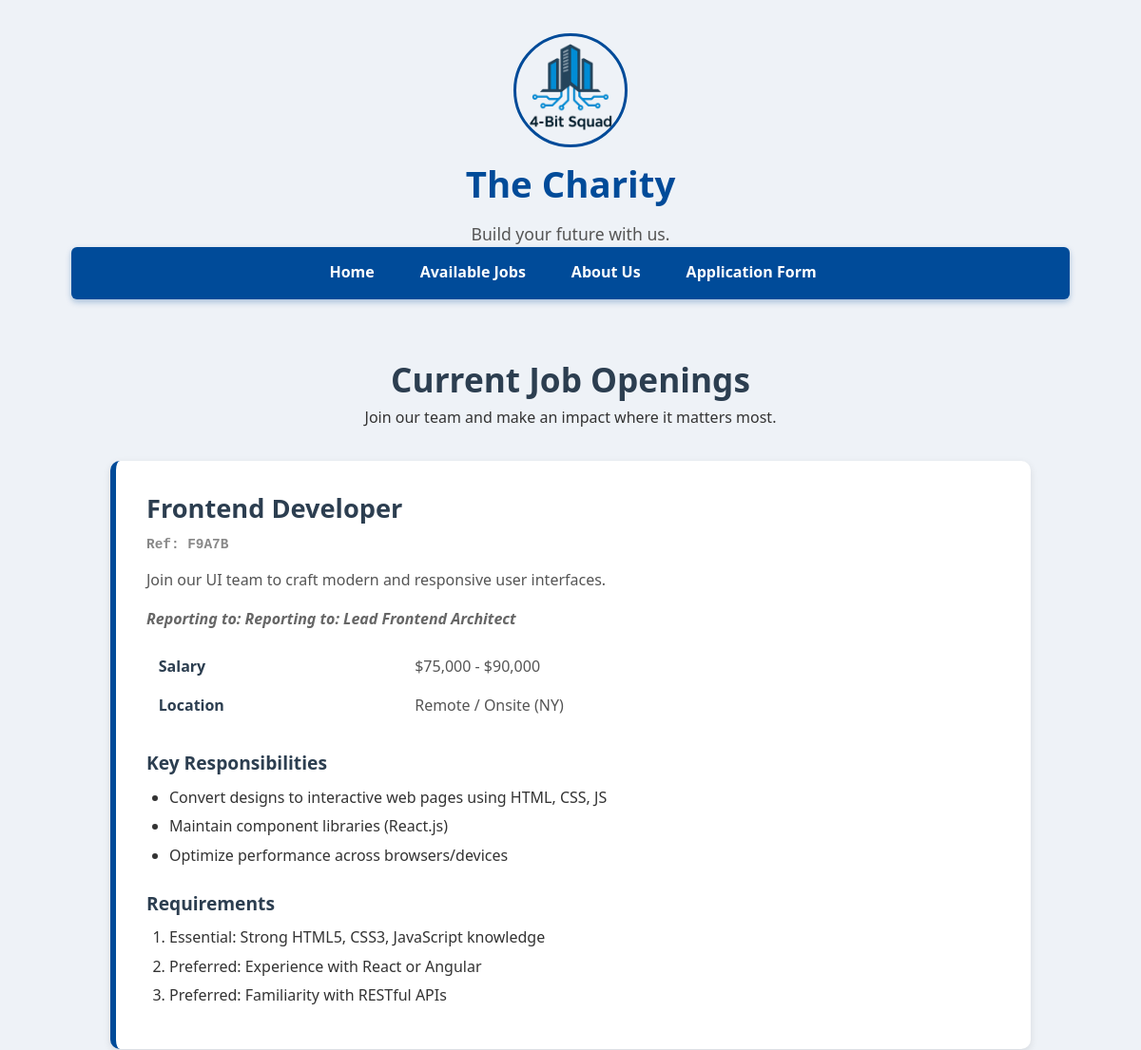
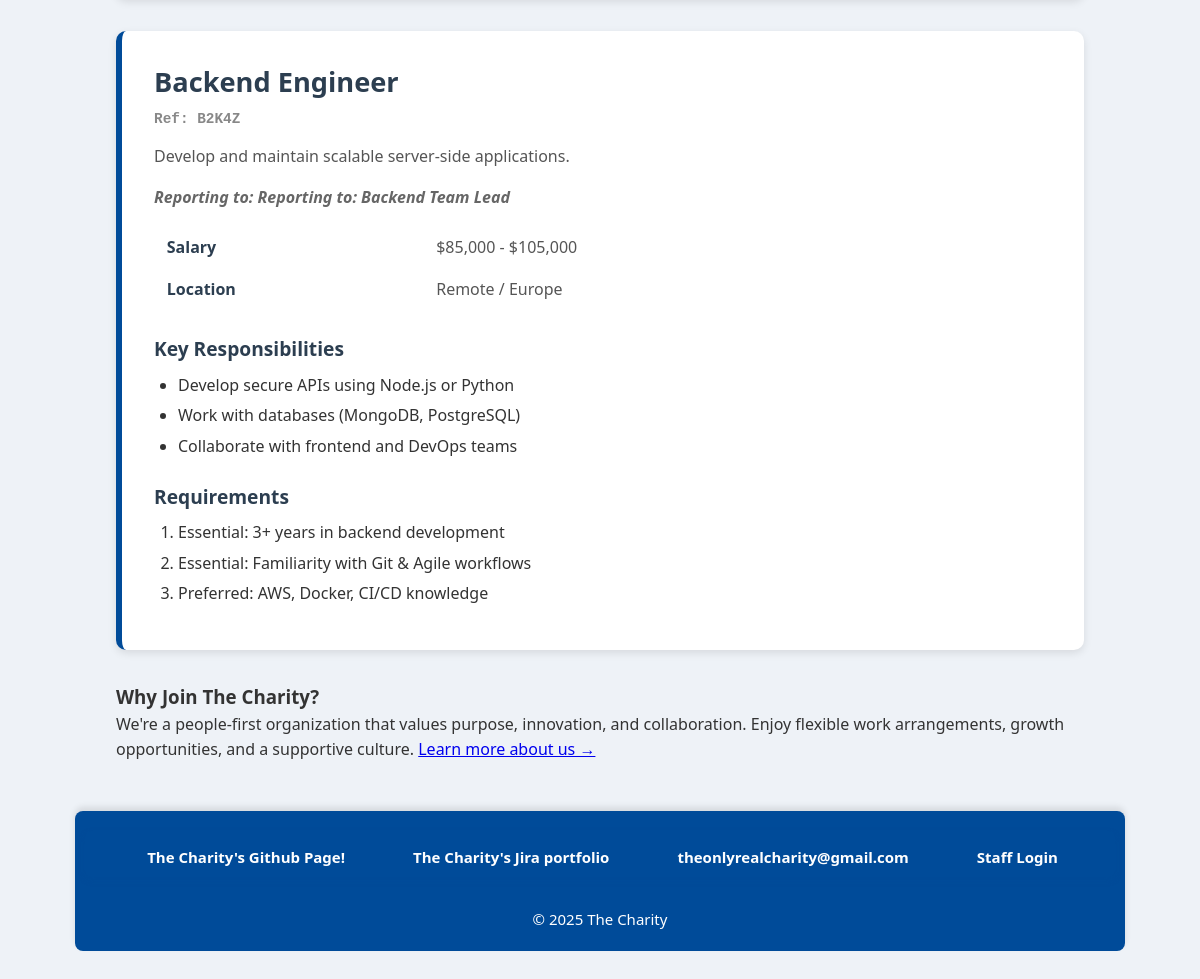
/jobs.php, run on the app's committed database (2 pictures, top to bottom).
### tables this page shows
CREATE TABLE `jobs` (
  `job_id` int(11) NOT NULL,
  `title` varchar(255) NOT NULL,
  `job_reference` varchar(20) NOT NULL,
  `short_desc` text NOT NULL,
  `reporting_line` varchar(255) DEFAULT NULL,
  `salary` varchar(50) DEFAULT NULL,
  `location` varchar(100) DEFAULT NULL,
  `responsibilities` text DEFAULT NULL,
  `requirements` text DEFAULT NULL
);

### jobs.php (the view, shortened to what this page needs)
<?php
require_once 'settings.php';
$sql = "SELECT * FROM jobs ORDER BY job_id ASC";
$result = $conn->query($sql);
require_once 'header.inc';
?>
<div class="jobs-container">
    <div class="page-title">
        <h1>Current Job Openings</h1>
        <p>Join our team and make an impact where it matters most.</p>
    </div>
    <?php while ($job = $result->fetch_assoc()): ?>
        <section class="job-posting">
            <h2><?= htmlspecialchars($job['title']); ?></h2>
            <div class="ref-number">Ref: <?= htmlspecialchars($job['job_reference']); ?></div>
            <p class="short-desc"><?= htmlspecialchars($job['short_desc']); ?></p>
            <p class="reporting-line">Reporting to: <?= htmlspecialchars($job['reporting_line']); ?></p>
            <table>
                <tr>
                    <th>Salary</th>
                    <td><?= htmlspecialchars($job['salary']); ?></td>
                </tr>
                <tr>
                    <th>Location</th>
                    <td><?= htmlspecialchars($job['location']); ?></td>
                </tr>
            </table>
            <h3>Key Responsibilities</h3>
            <ul>
                <?php foreach (explode("\n", trim($job['responsibilities'])) as $resp): ?>
                    <?php if (trim($resp) !== ''): ?>
                        <li><?= htmlspecialchars($resp); ?></li>
                    <?php endif; ?>
                <?php endforeach; ?>
            </ul>
            <h3>Requirements</h3>
            <ol>
                <?php foreach (explode("\n", trim($job['requirements'])) as $req): ?>
                    <?php if (trim($req) !== ''): ?>
                        <li><?= htmlspecialchars($req); ?></li>
                    <?php endif; ?>
                <?php endforeach; ?>
            </ol>
        </section>
    <?php endwhile; ?>
    <aside>
        <h3>Why Join The Charity?</h3>
        <p>
            We're a people-first organization that values purpose, innovation, and collaboration.
            Enjoy flexible work arrangements, growth opportunities, and a supportive culture.
            <a href="about.php">Learn more about us →</a>
        </p>
    </aside>
</div>
<?php
require_once 'footer.inc';
?>

### styles/project.css (style rules this page uses)
:root { --main-blue: #004b99; --jobs-primary-blue: #2c3e50; --login-primary-blue: #5563de; }
* { box-sizing: border-box; font-family: 'Segoe UI', Tahoma, Geneva, Verdana, sans-serif; margin: 0; padding: 0; }
body { background: #eef2f7; color: #333; line-height: 1.6; max-width: 90%; margin: 20px auto; padding: 15px; }
ul, ol { margin-left: 25px; margin-bottom: 20px; }
ul li, ol li { margin-bottom: 7px; }
section { background: white; border-radius: 10px; padding: 25px 30px; box-shadow: 0 4px 15px rgba(0, 75, 153, 0.15); margin-bottom: 40px; border-left: 6px solid var(--main-blue); }
table { width: 100%; border-collapse: collapse; }
th, td { border: 1px solid #ccc; padding: 10px; text-align: left; }
th { background: #f1f5f9; }
.jobs-container { max-width: 1000px; margin: 2rem auto; padding: 1rem; }
.page-title { text-align: center; margin-bottom: 2rem; }
.page-title h1 { font-size: 2.2rem; color: var(--jobs-primary-blue); margin: 0; }
.job-posting { background: #fff; border-radius: 10px; box-shadow: 0 3px 8px rgba(0, 0, 0, 0.1); padding: 1.8rem 2rem; margin-bottom: 2rem; transition: transform 0.2s, box-shadow 0.2s; }
.job-posting h2 { color: var(--jobs-primary-blue); margin-bottom: 0.3rem; font-size: 1.7rem; }
.job-posting .ref-number { color: #888; font-size: 0.9rem; margin-bottom: 0.8rem; font-family: monospace; font-weight: bold; }
.job-posting .short-desc { font-size: 1rem; color: #555; margin-bottom: 1rem; }
.job-posting .reporting-line { font-style: italic; color: #666; margin-bottom: 1rem; font-weight: 600; }
.job-posting table { width: 100%; border-collapse: collapse; margin-bottom: 1.5rem; border: none; }
.job-posting th, .job-posting td { padding: 0.5rem 0.8rem; text-align: left; border: none; }
.job-posting th { width: 30%; color: var(--jobs-primary-blue); font-weight: 600; background: none; }
.job-posting td { color: #555; }
.job-posting h3 { margin-top: 1.5rem; color: var(--jobs-primary-blue); font-size: 1.2rem; }
.job-posting ul, .job-posting ol { margin: 0.5rem 0 1rem 1.5rem; }
.job-posting ul li, .job-posting ol li { margin-bottom: 0.4rem; line-height: 1.5; }

### data on the page
jobs: title "Frontend Developer", job_reference "F9A7B", short_desc "Join our UI team to craft modern and responsive user interfaces.", reporting_line "Reporting to: Lead Frontend Architect", salary "$75,000 - $90,000", location "Remote / Onsite (NY)", responsibilities "Convert designs to interactive web pages using HTML, CSS, JS", responsibilities "Maintain component libraries (React.js)", responsibilities "Optimize performance across browsers/devices", requirements "Essential: Strong HTML5, CSS3, JavaScript knowledge", requirements "Preferred: Experience with React or Angular", requirements "Preferred: Familiarity with RESTful APIs"
jobs: title "Backend Engineer", job_reference "B2K4Z", short_desc "Develop and maintain scalable server-side applications.", reporting_line "Reporting to: Backend Team Lead", salary "$85,000 - $105,000", location "Remote / Europe", responsibilities "Develop secure APIs using Node.js or Python", responsibilities "Work with databases (MongoDB, PostgreSQL)", responsibilities "Collaborate with frontend and DevOps teams", requirements "Essential: 3+ years in backend development", requirements "Essential: Familiarity with Git & Agile workflows", requirements "Preferred: AWS, Docker, CI/CD knowledge"
